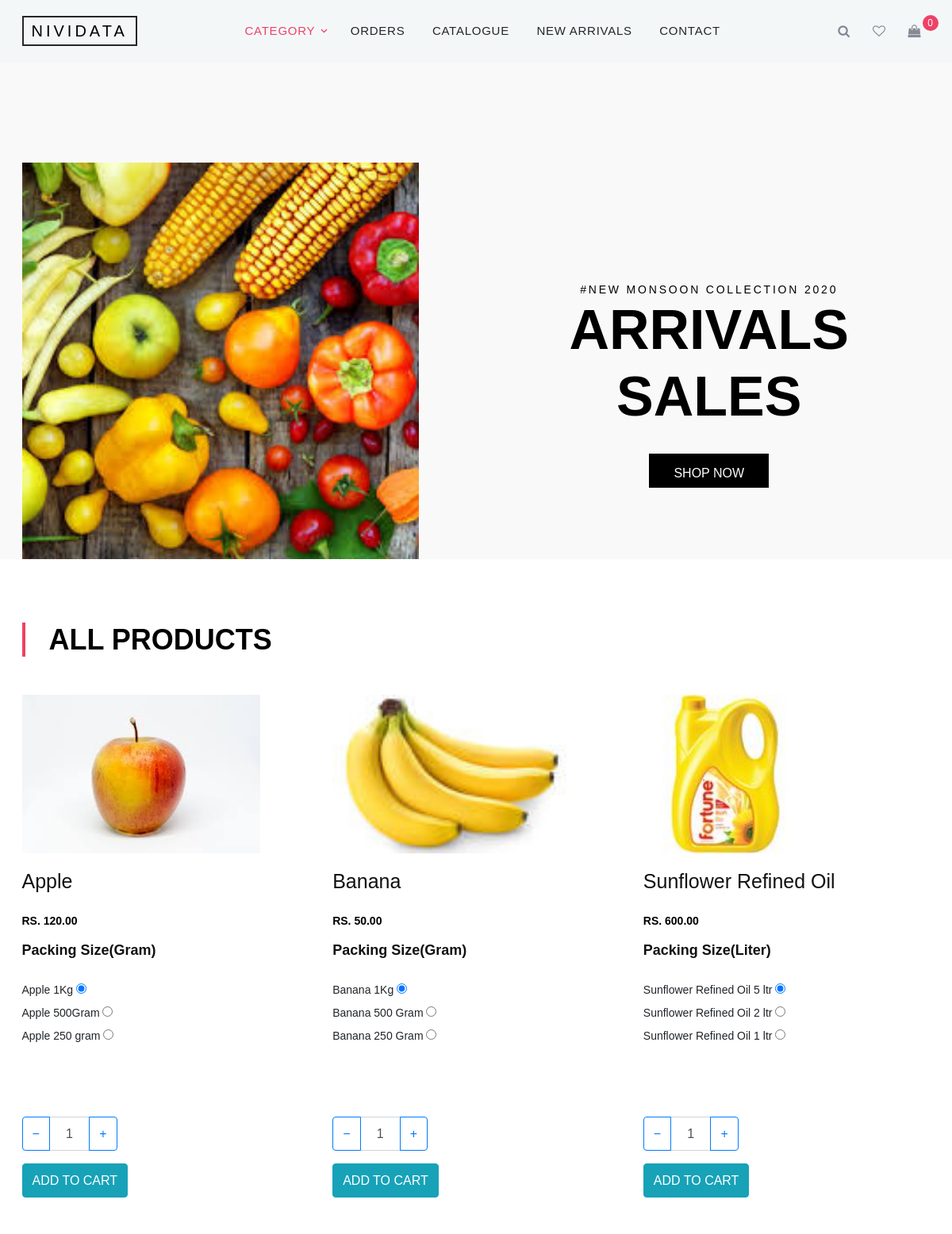
The app's page / (signed in, upper part) with its own data.
### shopping/models.py (models this page shows, shortened)
class Cart(models.Model):
    user = models.ForeignKey(User, related_name="user_cart", on_delete=models.CASCADE, null=True)
    total = models.DecimalField(max_digits=10, decimal_places=2, default=0)
    status = models.BooleanField(default=True)
    shipping_address = models.ForeignKey('Address', related_name='cart_shipping_address', on_delete=models.SET_NULL, blank=True, null=True)
    billing_address = models.ForeignKey('Address', related_name='cart_billing_address', on_delete=models.SET_NULL, blank=True, null=True)
    coupon = models.ForeignKey('CouponCode', related_name="cart_coupon", on_delete=models.CASCADE, blank=True, null=True)
    total_discount = models.DecimalField(max_digits=10, decimal_places=2, null=True, blank=True)

class Product(models.Model):
    name = models.CharField(max_length=55)
    subcategory = models.ForeignKey(Categorys, related_name="product_subcategory", on_delete=models.CASCADE)
    description = models.TextField(max_length=500)
    price = models.DecimalField(max_digits=10, decimal_places=2)
    image = models.ImageField(blank=True, upload_to='product/', null=True)
    status = models.BooleanField(default=True)
    product_type = models.ForeignKey(ProductType, related_name="product_type", on_delete=models.CASCADE)
    product = models.ForeignKey("self", related_name="parent", on_delete= models.CASCADE, null=True, blank=True)
    is_parent = models.BooleanField()

class ProductAttribute(models.Model):
    name = models.CharField(max_length=50)

### shopping/views.py (the view, shortened to what this page needs)
# urls.py: path("", ProductView.as_view(), name="product"),
class ProductView(ListView):
    model = Product
    template_name = "home.html"

### shopping/context_processors.py (called while the page is built)
def add_variable_to_context(request):
    cart_object = Cart.objects.get(user=request.user)
    total_cart_item = cart_object.cart_item.all()
    return {
        'cart_item_count': total_cart_item,
        "categorys":Categorys.objects.all(),
    }

### templates/home.html (shortened to what this page needs)
{% extends 'base.html' %}
{% load static %}
{% load mptt_tags %}
{% block main %}
<div class="site-wrap">
    {% include "navbar.html" %}
    <div class="site-blocks-cover" data-aos="fade">
      <div class="container">
        <div class="row">
          <div class="col-md-6 ml-auto order-md-2 align-self-start" >
            <div class="site-block-cover-content">
            <h2 class="sub-title">#New monsoon Collection 2020</h2>
            <h1>Arrivals Sales</h1>
            <p><a href="{% url 'product' %}" class="btn btn-black rounded-0">Shop Now</a></p>
            </div>
          </div>
          <div class="col-md-6 order-1 align-self-end" style="height: 500px;">
            <img src="{% static 'images/f.jpg' %}" alt="Image" style="height: 100%;"  class="img-fluid">
          </div>
        </div>
      </div>
    </div>
    <div class="site-section">
      <div class="container">
        <div class="row">
          <div class="title-section mb-5 col-12">
            <h2 class="text-uppercase">All Products</h2>
          </div>
        </div>
        <div class="row">
          {% for product in object_list %}
            {% if product.is_parent %}
          <div class="col-lg-4 col-md-6 item-entry mb-5">
            <a href="{% url 'product_details' product.id %}">
              <div style="height: 200px;">
              <img src="{{product.image.url}}" alt="Image" style="height: 100%;"  class="img-fluid">
              </div>
            </a>
            <h4 class="item-title" style="font-size: 25px; padding-top: 20px;">{{product.name}}</h4><br>
            <p><strong class="item-price" id=price_{{product.id}}>RS. {{product.price}}</strong></p>
            <form method="POST" class="form">
                <div style="height: 50px;">
                {% for pro_attr in product.product_type.product_attribute.all%}
                <h5>{{pro_attr.name}}</h5>
                {% endfor %}
                </div>
                <div  style="min-height: 170px; max-height: 210px; font-size: 14px;">
                    <ul>
                    {% for child in product.parent.all %}
                        {% if product.parent.all.first == child %}
                        <li style="list-style: none;">
                            <label for="{{child.id}}">{{child.name}}</label>
                            <input type="radio" id="{{child.id}}" name="child" class="chil" value="{{child.id}}" checked>
                        </li>
                        {% else %}
                        <li style="list-style: none;">
                            <label for="{{child.id}}">{{child.name}}</label>
                            <input type="radio" id="{{child.id}}" name="child" class="chil" value="{{child.id}}">
                        </li>
                        {% endif %}
                    {% endfor %}
                    </ul>
                </div>
                <div class="input-group mb-3" style="max-width: 120px;">
                        <div class="input-group-prepend">
                          <button class="btn btn-outline-primary js-btn-minus" type="button">&minus;</button>
                        </div>
                        <input type="text" class="form-control text-center"  style="height:43px" name ="{{product.name|cut:' '}}" value=1 aria-label="Example text with button addon" aria-describedby="button-addon1">
                        <div class="input-group-append">
                          <button class="btn btn-outline-primary js-btn-plus" type="button">&plus;</button>
                        </div>
                      </div>
                <button type="submit" class="btn btn-info">Add to Cart</button>
            </form>
</div>
         {% endif %}
{% endfor %}
        </div>
      </div>
    </div>
</div>
{% endblock %}

### templates/navbar.html (shortened to what this page needs)
{% load mptt_tags %}
<div class="site-navbar bg-white py-2" style="background: #f0f4f6b8 !important;">
      <div class="container">
        <div class="d-flex align-items-center justify-content-between">
          <div class="logo">
            <div class="site-logo">
              <a href="{% url 'product' %}" style="padding-top: 6px; padding-bottom: 6px;" class="js-logo-clone">NIVIDATA</a>
            </div>
          </div>
          <div class="main-nav d-none d-lg-block">
            <nav class="site-navigation text-right text-md-center" role="navigation">
              <ul class="site-menu js-clone-nav d-none d-lg-block">
                <li class="has-children active">
                  <a href="#">Category</a>
                </li>
                <li><a href="{% url 'order' %}">Orders</a></li>
                <li><a href="#">Catalogue</a></li>
                <li><a href="#">New Arrivals</a></li>
                <li><a href="#">Contact</a></li>
              </ul>
            </nav>
          </div>
          <div class="icons">
            <a href="#" class="icons-btn d-inline-block js-search-open"><span class="icon-search"></span></a>
            <a href="#" class="icons-btn d-inline-block"><span class="icon-heart-o"></span></a>
            <a href="{% url 'cartlists' %}" class="icons-btn d-inline-block bag">
              <span class="icon-shopping-bag"></span>
              <span class="number" id = "count">{{cart_item_count.count}}</span>
            </a>
          </div>
        </div>
      </div>
    </div>

### static/cart/css/style.css (style rules this page uses)
html, body { height: 100%; font-family: 'Josefin Sans', sans-serif; -webkit-font-smoothing: antialiased; font-smoothing: antialiased; }
h1, h2, h3, h4, h5, h6 { margin: 0; color: #111111; font-weight: 600; }
h1 { font-size: 70px; }
h2 { font-size: 36px; }
h4 { font-size: 24px; }
h5 { font-size: 18px; }
p { font-size: 14px; color: #585858; line-height: 1.6; }
img { max-width: 100%; }
ul, ol { padding: 0; margin: 0; }
.site-logo { display: inline-block; }
@media (min-width: 1200px) { .container { max-width: 1175px; } }

### records on screen
Cart: count "0"
Product: image (picture), name "Apple", price "120.00"
ProductAttribute: name "Packing Size(Gram)"
Product: name "Apple 1Kg"
Product: name "Apple 500Gram"
Product: name "Apple 250 gram"
Product: image (picture), name "Banana", price "50.00"
Product: name "Banana 1Kg"
Product: name "Banana 500 Gram"
Product: name "Banana 250 Gram"
Product: image (picture), name "Sunflower Refined Oil", price "600.00"
ProductAttribute: name "Packing Size(Liter)"
Product: name "Sunflower Refined Oil 5 ltr"
Product: name "Sunflower Refined Oil 2 ltr"
Product: name "Sunflower Refined Oil 1 ltr"
